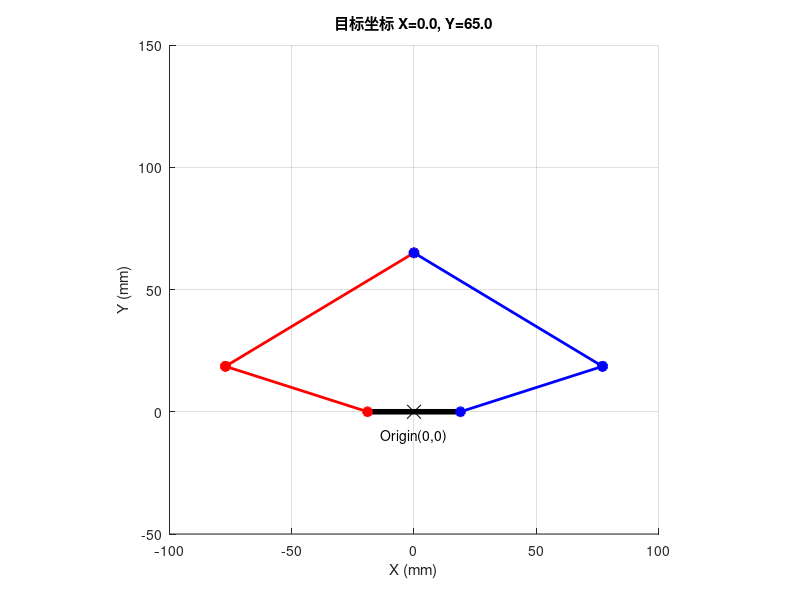

Here is the MATLAB script that generated this plot:
function five_bar_xy_ik()
    % 五连杆 XY 逆解主程序
    clc; clear; close all;

    %% === 1. 用户输入 (在此修改目标 XY 坐标) ===
    % 坐标系定义：
    % 原点 (0,0) 在两个电机连线的中点。
    % X轴：向右为正
    % Y轴：向上为正 (如果是站立机器人，通常 Y 为负)
    
    target_x = 0;      % 目标 X 坐标 (mm)
    target_y = 65;    % 目标 Y 坐标 (mm)

    %% === 2. 调用 XY 逆解函数 ===
    [phi1, phi4, is_valid] = calculate_xy_ik(target_x, target_y);

    %% === 3. 输出结果 ===
    fprintf('========================================\n');
    fprintf('   五连杆 XY 逆解 (输入 X,Y -> 输出电机角度)\n');
    fprintf('========================================\n');
    fprintf('目标坐标:\n');
    fprintf('  X = %.2f mm\n', target_x);
    fprintf('  Y = %.2f mm\n', target_y);
    fprintf('----------------------------------------\n');

    if is_valid
        fprintf('计算结果 (电机角度):\n');
        fprintf('  Phi1 (左) = %.4f rad (%.2f°)\n', phi1, rad2deg(phi1));
        fprintf('  Phi4 (右) = %.4f rad (%.2f°)\n', phi4, rad2deg(phi4));
        
        % 绘图验证
        draw_robot_xy(phi1, phi4, target_x, target_y);
    else
        fprintf('ERROR: 目标点 (%.1f, %.1f) 超出工作空间！\n', target_x, target_y);
    end
    fprintf('========================================\n');
end

%% === 核心 XY 逆解算法 ===
function [phi1, phi4, valid] = calculate_xy_ik(x, y)
    % 机械参数 (mm)
    l1 = 61.0;  l4 = 61.0;
    l2 = 90.0;  l3 = 90.0;
    l5 = 38.0;
    
    w = l5 / 2.0; % 半个机身宽

    %% --- 1. 计算左电机角度 phi1 ---
    % 左电机 A 坐标: (-w, 0)
    % 向量 AC = (x - (-w), y - 0) = (x+w, y)
    x_AC = x + w;
    y_AC = y;
    Lac_sq = x_AC^2 + y_AC^2; % AC长度平方
    Lac = sqrt(Lac_sq);

    % 基础角度 (向量 AC 相对于 X 轴的角度)
    theta_A = atan2(y_AC, x_AC);

    % 三角形内角 (余弦定理)
    % cos(alpha) = (l1^2 + Lac^2 - l2^2) / (2 * l1 * Lac)
    cos_angle_L = (l1^2 + Lac_sq - l2^2) / (2 * l1 * Lac);

    %% --- 2. 计算右电机角度 phi4 ---
    % 右电机 E 坐标: (w, 0)
    % 向量 EC = (x - w, y - 0) = (x-w, y)
    x_EC = x - w;
    y_EC = y;
    Lec_sq = x_EC^2 + y_EC^2; % EC长度平方
    Lec = sqrt(Lec_sq);

    % 基础角度 (向量 EC 相对于 X 轴的角度)
    theta_E = atan2(y_EC, x_EC);

    % 三角形内角
    % cos(beta) = (l4^2 + Lec^2 - l3^2) / (2 * l4 * Lec)
    cos_angle_R = (l4^2 + Lec_sq - l3^2) / (2 * l4 * Lec);

    %% --- 3. 合法性检查 ---
    if abs(cos_angle_L) > 1 || abs(cos_angle_R) > 1
        phi1 = NaN; phi4 = NaN; valid = false;
        return;
    end
    valid = true;

    %% --- 4. 角度合成 (构型选择) ---
    % 这里的加减号决定了膝盖是朝外(Up)还是朝内(Down)
    % 对于大多数五连杆，左边是 +acos，右边是 -acos
    
    phi1 = theta_A + acos(cos_angle_L); % 左臂
    phi4 = theta_E - acos(cos_angle_R); % 右臂
end

%% === 绘图辅助函数 ===
function draw_robot_xy(phi1, phi4, tx, ty)
    l1 = 61; l4 = 61; l2 = 90; l3 = 90; l5 = 38;
    w = l5/2;

    % 关键点坐标 (A, E 在全局坐标系)
    A = [-w, 0];
    E = [ w, 0];
    
    % 正向推算肘部坐标 B, D
    B = A + [l1*cos(phi1), l1*sin(phi1)];
    D = E + [l4*cos(phi4), l4*sin(phi4)];
    
    % 目标点 C
    C = [tx, ty];

    figure(1); clf; hold on; axis equal; grid on;
    set(gcf, 'Color', 'w');

    % 绘图
    plot([A(1), E(1)], [A(2), E(2)], 'k-', 'LineWidth', 4); % 机身
    plot([A(1), B(1)], [A(2), B(2)], 'r-o', 'LineWidth', 2, 'MarkerFaceColor', 'r'); % 左主动臂
    plot([B(1), C(1)], [B(2), C(2)], 'r-o', 'LineWidth', 2, 'MarkerFaceColor', 'r'); % 左从动臂
    plot([E(1), D(1)], [E(2), D(2)], 'b-o', 'LineWidth', 2, 'MarkerFaceColor', 'b'); % 右主动臂
    plot([D(1), C(1)], [D(2), C(2)], 'b-o', 'LineWidth', 2, 'MarkerFaceColor', 'b'); % 右从动臂

    % 标记原点
    plot(0, 0, 'kx', 'MarkerSize', 10);
    text(0, -10, 'Origin(0,0)', 'HorizontalAlignment', 'center');
    
    title(sprintf('目标坐标 X=%.1f, Y=%.1f', tx, ty));
    xlabel('X (mm)'); ylabel('Y (mm)');
    axis([-100, 100, -50, 150]); % 根据需要调整视野
end
